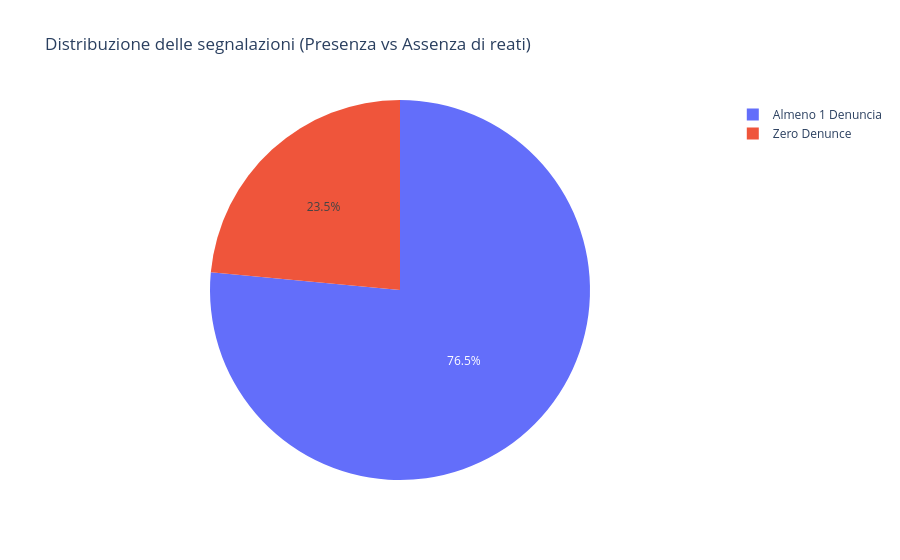

The notebook cell saved with this chart:
### Code cell
df_zero = con.execute(f"""
    SELECT 
        CASE WHEN numero_denunce = 0 THEN 'Zero Denunce' ELSE 'Almeno 1 Denuncia' END as status,
        COUNT(*) as conteggio
    FROM '{parquet_path}'
    GROUP BY 1
""").df()

fig_pie = px.pie(df_zero, values='conteggio', names='status', 
                title='Distribuzione delle segnalazioni (Presenza vs Assenza di reati)')
fig_pie.show()

### Figure 1 — Plotly figure (JSON) as saved in the notebook; plotly's stock layout.template omitted (floating-point values rounded to 4 significant figures)
{"data": [{"domain": {"x": [0, 1], "y": [0, 1]}, "hovertemplate": "status=%{label}<br>conteggio=%{value}<extra></extra>", "labels": ["Zero Denunce", "Almeno 1 Denuncia"], "legendgroup": "", "name": "", "showlegend": true, "type": "pie", "values": [341346, 1110112]}], "layout": {"legend": {"tracegroupgap": 0}, "title": {"text": "Distribuzione delle segnalazioni (Presenza vs Assenza di reati)"}}}
